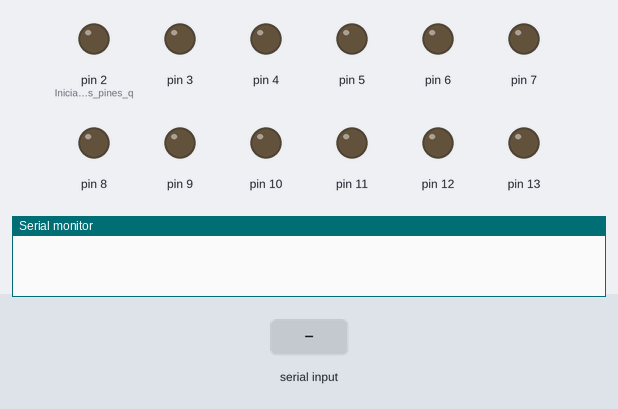
This sketch was run on a simulated Arduino Uno, built with avr-gcc and run on an emulated ATmega328P. Parts: output pins drawn as LEDs (lit = HIGH), the last lines printed to the serial monitor. Inputs (shaded band) come from the test bench.

Above: at 1.2 s.
1.3 s: "A" received over Serial
At 1.7 s:
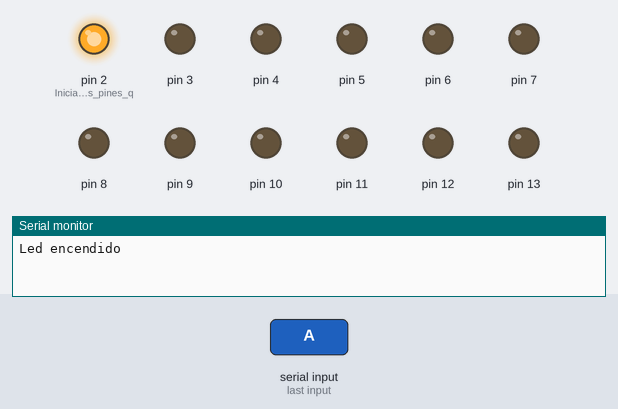
2.8 s: byte 75 ('K') received over Serial
At 4.0 s:
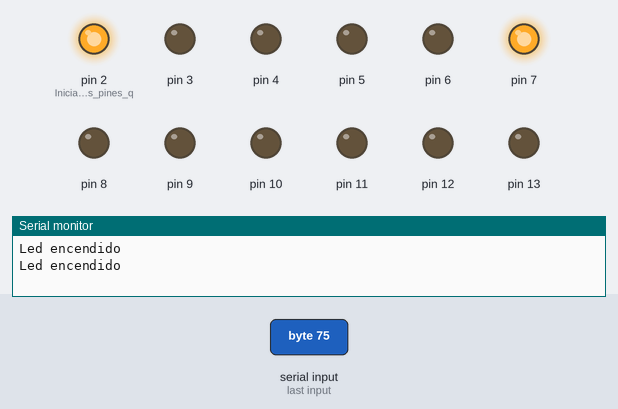
4.3 s: "B" received over Serial
At 5.2 s:
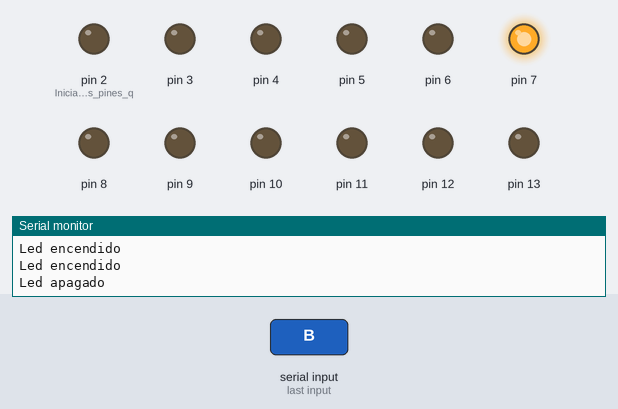
5.8 s: byte 77 ('M') received over Serial
At 6.3 s:
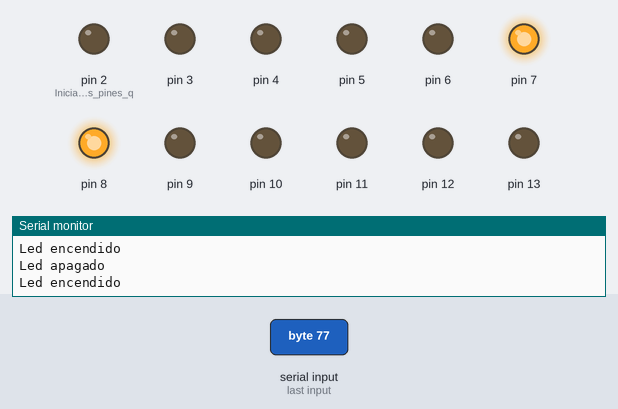
7.3 s: byte 76 ('L') received over Serial
At 8.5 s:
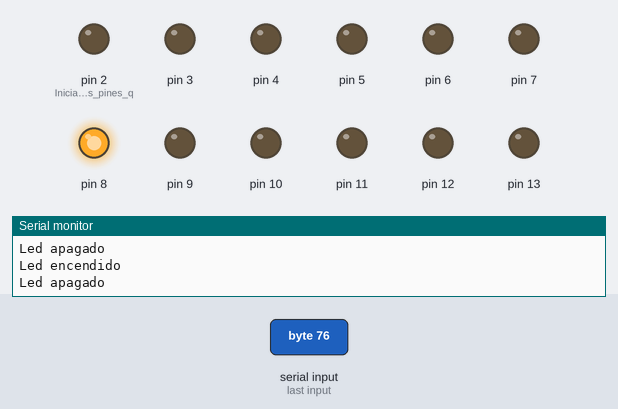
8.8 s: byte 79 ('O') received over Serial
At 9.8 s:
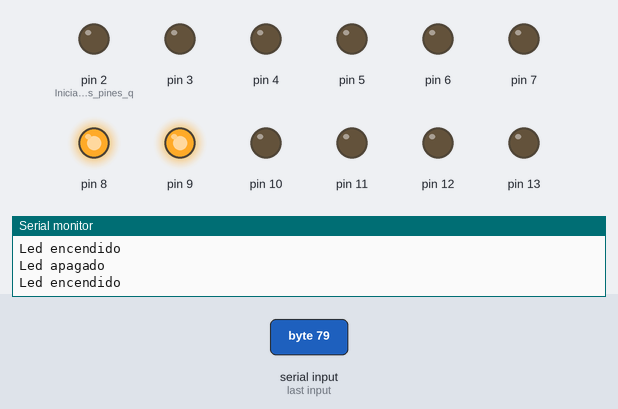
Timing chart, 0 to 11.3 s (numbered marks = the images above; inputs shaded):
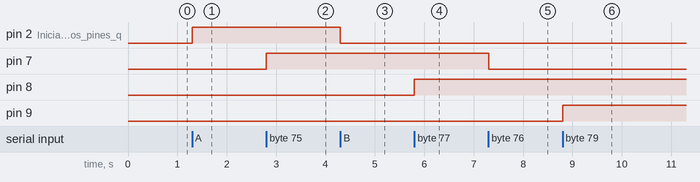

The sketch:

CasaDomotica.ino
```cpp
void setup ()
{
  Serial.begin (9600); //Iniciamos la comunicación serial.
  pinMode(2,OUTPUT);//Inicializamos los pines que utilizaremos.
  pinMode(3,OUTPUT);
  pinMode(4,OUTPUT);
  pinMode(5,OUTPUT);
  pinMode(6,OUTPUT);
  pinMode(7,OUTPUT);
  pinMode(8,OUTPUT);
  pinMode(9,OUTPUT);
  pinMode(10,OUTPUT);
  pinMode(11,OUTPUT);
  pinMode(12,OUTPUT);
  pinMode(13,OUTPUT);
}
void loop ()
{
  if(char dato=Serial.read ()) //Se lee la variable enviada por la APP.
  {
    switch (dato) //Se selecciona el caso dependiendo la variable recibida.
  {
        case 'A':
      {
        digitalWrite(2,HIGH);
        Serial.println("Led encendido");
        break;
      }
    case 'B':
      {
        digitalWrite(2,LOW);
        Serial.println("Led apagado");
        break;
      }
    case 'C':
      {
        digitalWrite(3,HIGH);
        Serial.println("Led encendido");
        break;
      }
    case 'D':
      {
        digitalWrite(3,LOW);
        Serial.println("Led apagado");
        break;
      }
    case 'E':
      {
        digitalWrite(4,HIGH);
        Serial.println("Led encendido");
        break;
      }
    case 'F':
      {
        digitalWrite(4,LOW);
        Serial.println("Led apagado");
        break;
      }
    case 'G':
      {
        digitalWrite(5,HIGH);
        Serial.println("Led encendido");
        break;
      }
    case 'H':
      {
        digitalWrite(5,LOW);
        Serial.println("Led apagado");
        break;
      }
    case 'I':
      {
        digitalWrite(6,HIGH);
        Serial.println("Led encendido");
        break;
      }
    case 'J':
      {
        digitalWrite(6,LOW);
        Serial.println("Led apagado");
        break;
      }
    case 'K':
      {
        digitalWrite(7,HIGH);
        Serial.println("Led encendido");
        break;
      }
    case 'L':
      {
        digitalWrite(7,LOW);
        Serial.println("Led apagado");
        break;
      }
    case 'M':
      {
        digitalWrite(8,HIGH);
        Serial.println("Led encendido");
        break;
      }
    case 'N':
      {
        digitalWrite(8,LOW);
        Serial.println("Led apagado");
        break;
      }
    case 'O':
      {
        digitalWrite(9,HIGH);
        Serial.println("Led encendido");
        break;
      }
    case 'P':
      {
        digitalWrite(9,LOW);
        Serial.println("Led apagado");
        break;
      }
      case 'Q':
      {
        digitalWrite(10,HIGH);
        Serial.println("Led encendido");
        break;
      }
    case 'R':
      {
        digitalWrite(10,LOW);
        Serial.println("Led apagado");
        break;
      }
      case 'S':
      {
        digitalWrite(11,HIGH);
        Serial.println("Led encendido");
        break;
      }
    case 'T':
      {
        digitalWrite(11,LOW);
        Serial.println("Led apagado");
        break;
      }
      case 'U':
      {
        digitalWrite(12,HIGH);
        Serial.println("Led encendido");
        break;
      }
    case 'V':
      {
        digitalWrite(12,LOW);
        Serial.println("Led apagado ");
        break;
      }
      case 'W':
      {
        digitalWrite(13,HIGH);
        Serial.println("Led encendido");
        break;
      }
    case 'X':
      {
        digitalWrite(13,LOW);
        Serial.println("Led apagado");
        break;
      }

  }
}
}
```

Measured:
- after the input at 1.3 s, pin 2 (Inicializamos_los_pines_q): LOW → HIGH at once
- after the input at 2.8 s, pin 7: LOW → HIGH at once
- after the input at 4.3 s, pin 2 (Inicializamos_los_pines_q): HIGH → LOW at once
- after the input at 5.8 s, pin 8: LOW → HIGH at once
- after the input at 7.3 s, pin 7: HIGH → LOW at once
- after the input at 8.8 s, pin 9: LOW → HIGH at once
